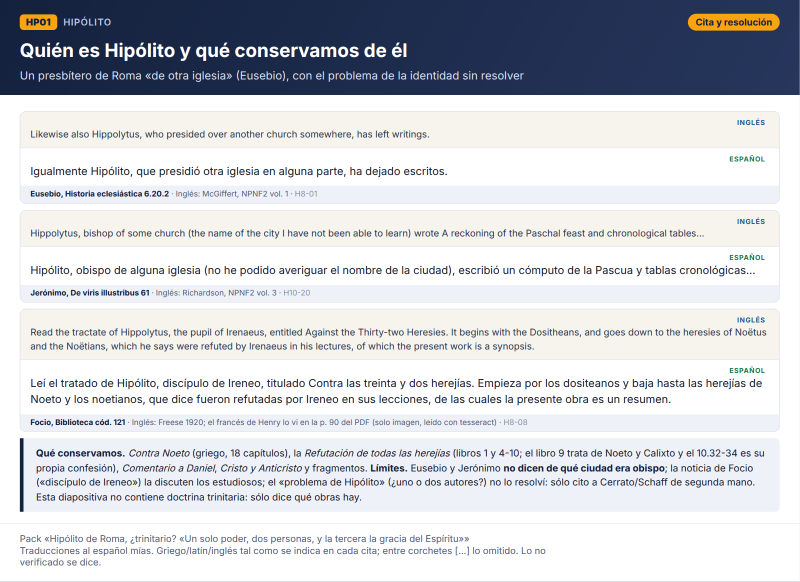
#> input picture hipolito-roma-un-poder-dos-personas-tercera-gracia/HP01.png, 1600 x 1163 px, given in place of HP19.png, which was not available (shown at 1/2 size)
$ python packhr.py
#> lines starting #> are read from the running program, lines starting #| are printed output that depends on the picture
import os, shutil, glob, json
from PIL import Image
B='/tmp/claude-0/-home-user-Pruebas/978f574d-1019-54bc-bb45-9f4fddd102bb/scratchpad'
HR=B+'/hr'; HQ=B+'/hq'
R='/home/user/Pruebas/hipolito-roma-un-poder-dos-personas-tercera-gracia'
os.chdir(HR)
for d in ('','/herramientas','/herramientas/briefs_agentes','/herramientas/datos_agentes','/paginas'):
    os.makedirs(R+d,exist_ok=True)
order=['HP19']+[f'HP{i:02d}' for i in range(1,19)]+['HP20','HP21','HP22','HP23']
files=[o+'.png' for o in order]
for f in files: shutil.copy('hrcards/'+f,R+'/'+f)
for f in glob.glob(HR+'/pg/hp*.png')+glob.glob(HR+'/pg/mil*.png')+glob.glob(HR+'/pg/dun*.png'): shutil.copy(f,R+'/paginas/'+os.path.basename(f))
for t in ('hrdata.py','hrgen.py','packhr.py','mkcap.py','bands.py'): shutil.copy(t,R+'/herramientas/'+t)
shutil.copy(B+'/ay/renderhb.js',R+'/herramientas/renderhb.js')
for t in ('hbcss.py','genpad.py'): shutil.copy(f'{B}/hb/{t}',R+'/herramientas/'+t)
shutil.copy(HQ+'/ctx.txt',R+'/herramientas/briefs_agentes/ctx_comun.txt')
for k in range(1,12):
    shutil.copy(f'{HQ}/H{k}.txt',R+f'/herramientas/briefs_agentes/H{k}.txt')
    for n in ('passages.json','notes.md'):
        p=f'{HQ}/H{k}/{n}'
        if os.path.exists(p): shutil.copy(p,R+f'/herramientas/datos_agentes/H{k}_{n}')
ims=[]
for f in files:
    im=Image.open('hrcards/'+f).convert('RGB')
#> im is the input picture: PIL image 1600x1163 RGB; mean R, G, B 206.1, 208.6, 213.9
    if im.width>1200: im=im.resize((1200,round(im.height*1200/im.width)),Image.LANCZOS)
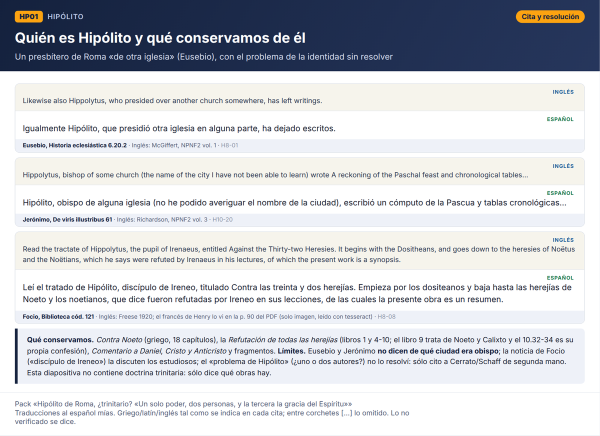
#> im: PIL image 1200x872 RGB (shown at 1/2 size); mean R, G, B 205.9, 208.4, 213.7
#> pass 3 of the loop `for f in files:`:
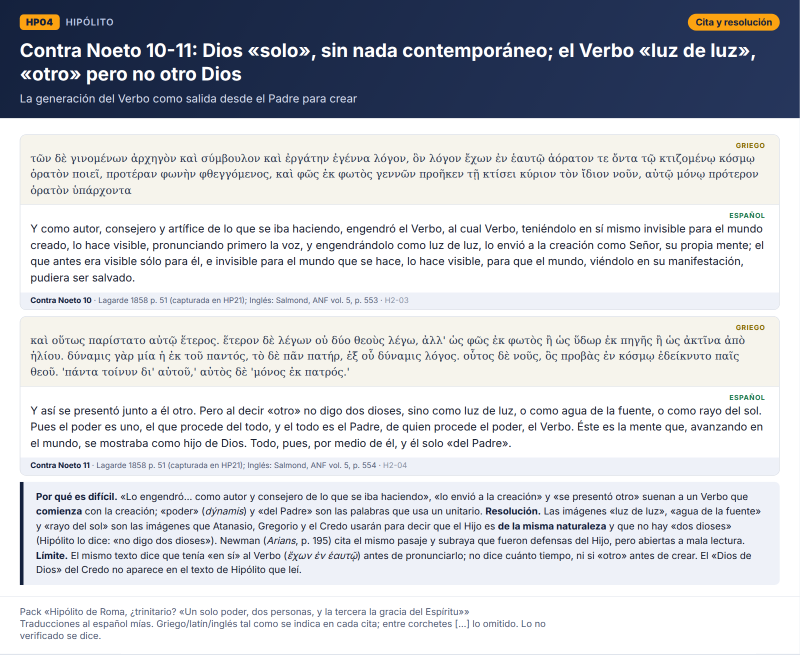
#> input picture hipolito-roma-un-poder-dos-personas-tercera-gracia/HP04.png, 1600 x 1309 px, given in place of HP02.png, which was not available (shown at 1/2 size)
#> im is the input picture: PIL image 1600x1309 RGB; mean R, G, B 201.4, 204.1, 209.8
#> `if im.width>1200: im=im.resize((1200,round(im.height*1200/im.width)),I..`:
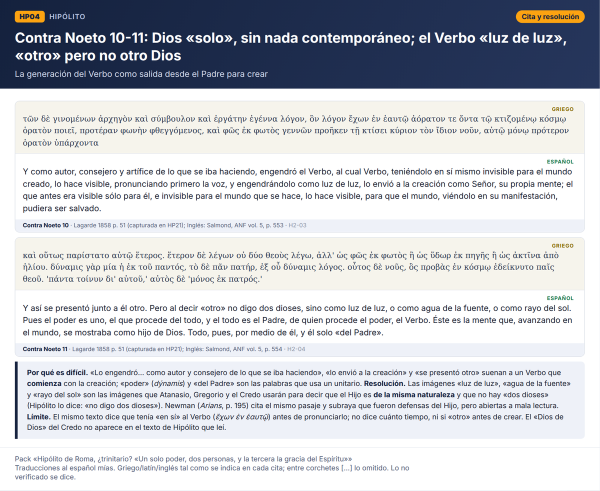
#> im: PIL image 1200x982 RGB (shown at 1/2 size); mean R, G, B 201.1, 203.8, 209.6
#> (the run stopped early here; a loop or call above may not have finished)
